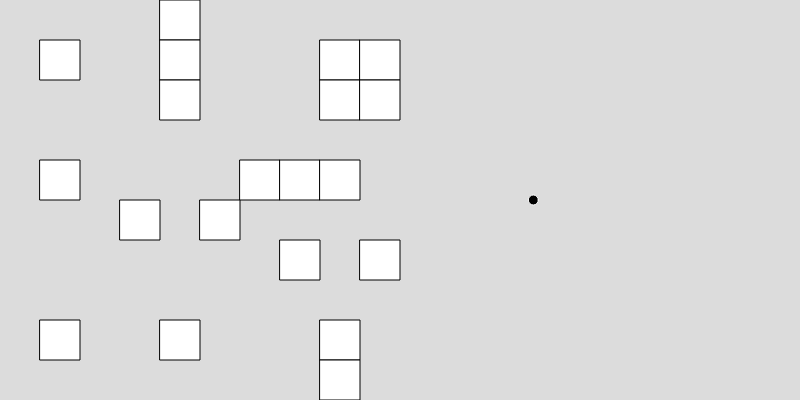
Frame 1 (no input)
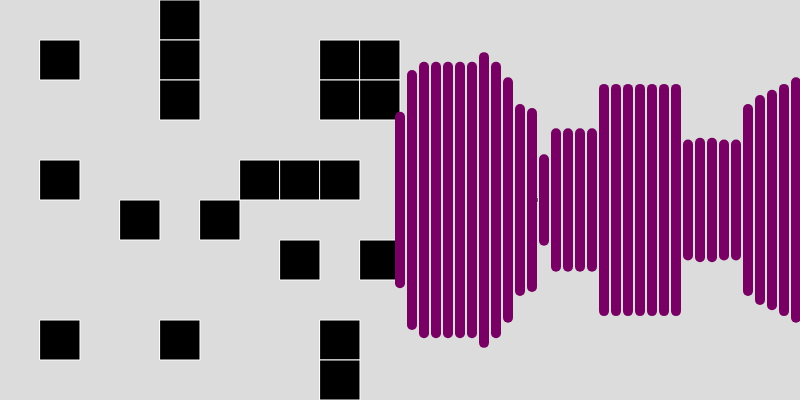
Frame 60 (no input)
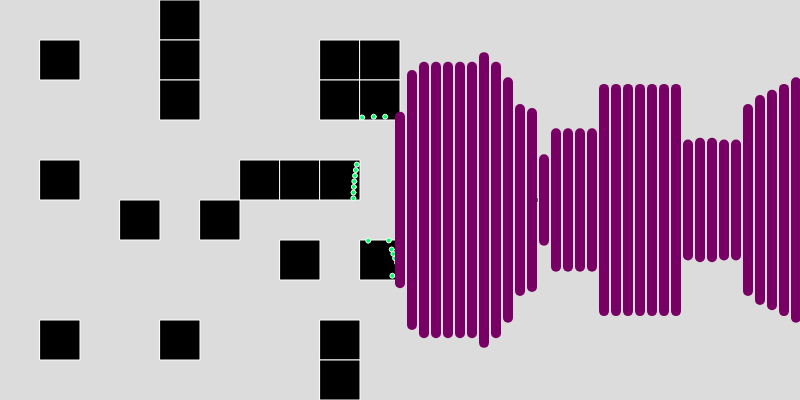
Frame 120 (the mouse pressed at the canvas centre since frame 60)

The p5.js sketch that drew these frames (run headless with seeded random() and noise() and a simulated clock; from frame 60 on, the mouse is pressed at the canvas centre):

// p5.js sketch
// ── sketch.js
let tileManager;
let player;
let rays = [];


let drawingRays = [];

let startAngle = 3.14 / 2;

function setup() {
  createCanvas(800, 400);

  tileManager = new TileManager(0, 0, 10, 10);
  tileManager.init();

  player = new Player(width * 2 / 3, height / 2);


  raysInit(rays);
}


function raysInit(rays) {
  for (let i = 0; i < PI / 3; i += PI / 100) {
    rays.push(new Ray(player, tileManager, i + startAngle - PI / 3 / 2));
  }
}

function draw() {
  background(220);

  tileManager.draw();

  player.update();
  player.draw();

  rays.forEach((ray) => ray.draw());
  rays.forEach((ray) => ray.intersects());

  if (rays.every((ray) => ray.stop == true)) {
    drawingRays = rays;
    rays = [];
    raysInit(rays);
  }

  

 

    
      for (let i = 0; i < drawingRays.length; i++) {

        push();
        stroke(120, 0, 100);
        strokeWeight(10);
        line(width / 2 + i * 12, height / 2 + 20000 / drawingRays[i].dist,
          width / 2 + i * 12, height / 2 - 20000 / drawingRays[i].dist);
        pop();

      }
    

    if (keyIsDown(LEFT_ARROW)) {
      startAngle -= PI / 256;
    }
    if (keyIsDown(RIGHT_ARROW)) {
      startAngle += PI / 256;
    }

  }






  class Ray {

    constructor(player, tm, rot) {

      this.player = player;
      this.dir = createVector(0, 1);
      this.dir.rotate(rot);

      this.nextPos = this.player.pos;
      this.tileManager = tm;
      this.stop = false;

      this.state = 0;
      this.dist = -1;
    }

    getDistance() {
      return dist(this.nextPos.x, this.nextPos.y, this.player.pos.x, this.player.pos.y);
    }

    intersects() {

      if (this.stop) return;
      if (this.nextPos.x > width || this.nextPos.x < 0 ||
        this.nextPos.y < 0 || this.nextPos.y > height) {
        this.stop = true;
        this.dist = this.getDistance();
        return;
      }

      let pntRow = floor(this.nextPos.y / tileManager.tileSize);
      let pntCol = floor(this.nextPos.x / tileManager.tileSize);


      if (typeof tileManager.tiles[pntRow] === 'undefined') return;
      if (typeof tileManager.tiles[pntRow][pntCol] === 'undefined') return;
      for (let row = 0; row < tileManager.rows; row++) {
        for (let col = 0; col < tileManager.cols; col++) {
          if (tileManager.tiles[pntRow][pntCol] == 2) {

            this.stop = true;
            this.dist = this.getDistance();
            return;

          }
        }
      }

    }

    draw() {
      if (this.stop) {
        push();
        fill(0, 255, 100);
        circle(this.nextPos.x, this.nextPos.y, 5);
        pop();
        return;
      }

      if (this.state < 50 && !this.stop) {
        this.state += 1;
      } 
      if (this.state >= 50) {
        this.stop = true;
        this.dist = this.getDistance();
      }

      this.nextPos = p5.Vector.add(this.player.pos, p5.Vector.mult(this.dir, 10 * this.state));

    }
  }





  class Player {
    constructor(x, y) {
      this.pos = createVector(x, y);
      this.r = 10
    }

    update() {

      if (keyIsDown(unchar('W'))) {
        this.pos.y -= 5;
        
        this.pos = this.pos.setMag(this.pos.mag() + 1);
      }
      if (keyIsDown(unchar('S'))) {
        this.pos.y += 5;
      }
      if (keyIsDown(unchar('A'))) {
        this.pos.x -= 5;
      }
      if (keyIsDown(unchar('D'))) {
        this.pos.x += 5;
      }
    }

    draw() {
      fill(0);
      stroke(255);
      circle(this.pos.x, this.pos.y, this.r);

    }

  }


  class TileManager {

    constructor(x, y, rows, cols) {

      this.startX = x;
      this.startY = y;
      this.rows = rows;
      this.cols = cols;
      this.tileSize = height / rows;

      this.tiles = [];
    }

    init() {
      this.tiles = Array.from(Array(this.rows),
        () => Array.from(Array(this.cols), () => round(random(0, 2))));

    }



    draw() {

      for (let row = 0; row < this.rows; row++) {
        for (let col = 0; col < this.cols; col++) {
          if (this.tiles[row][col] == 2) {
            rect(this.startX + col * this.tileSize,
              this.startY + row * this.tileSize,
              this.tileSize, this.tileSize);
          }
        }
      }
    }

  }
